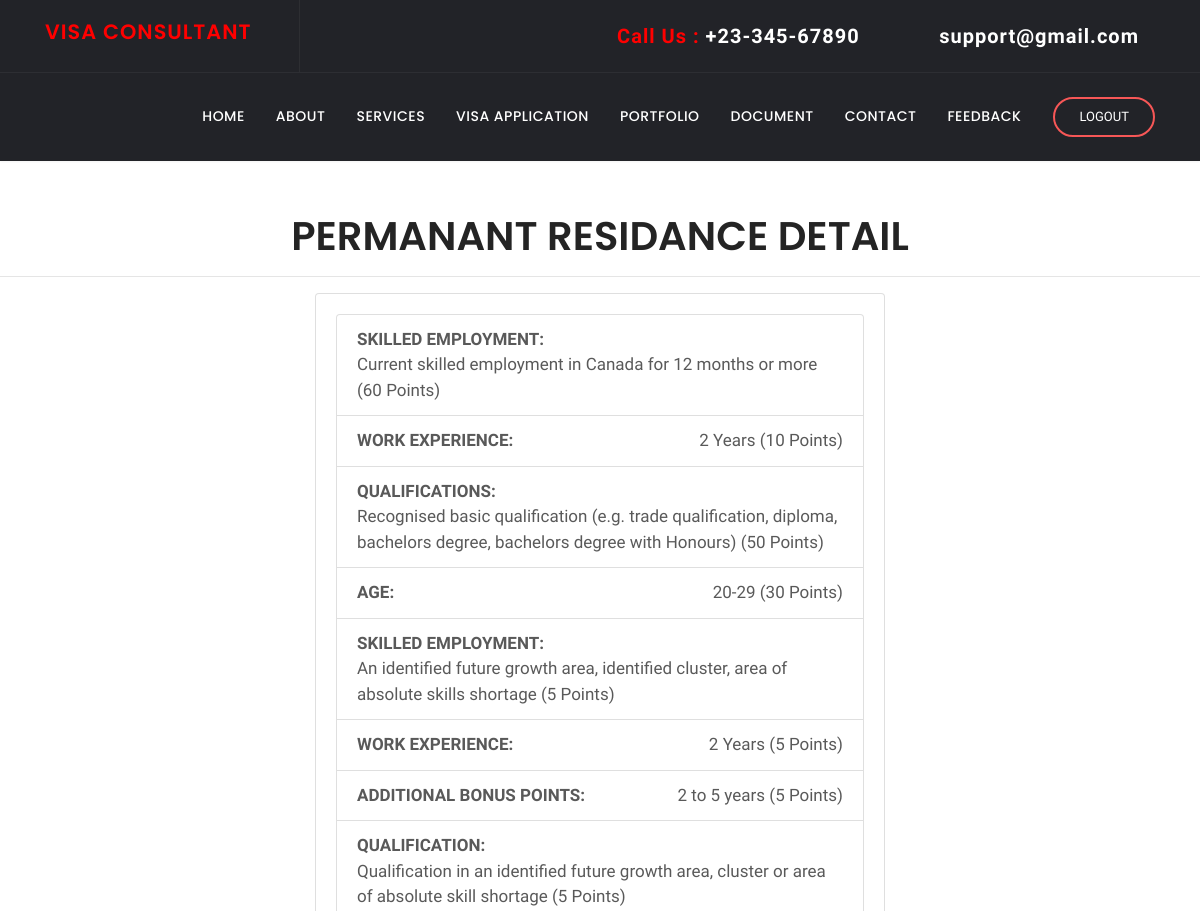
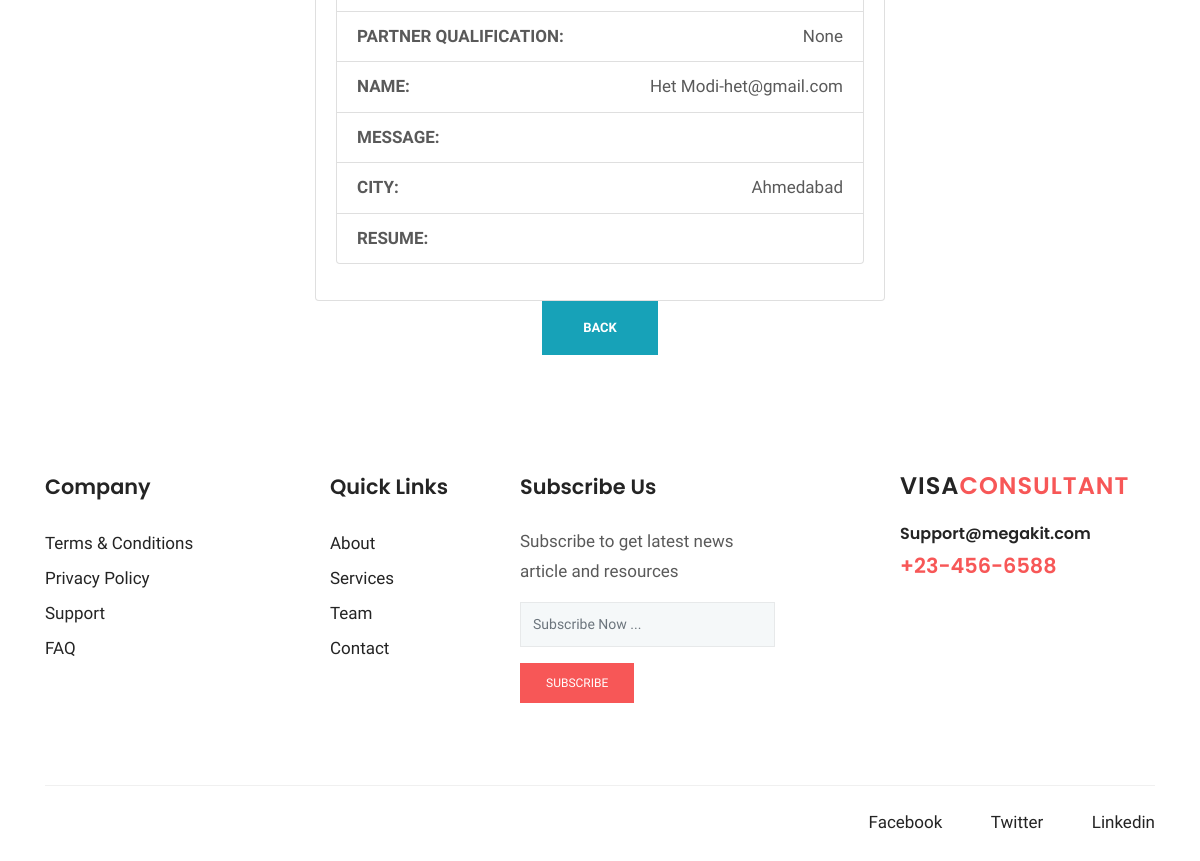
The page /permanent_residence/detail/1 on the database its author committed (2 pictures, top to bottom).
### permanent_residence/models.py (models this page shows, shortened)
class permanent_resi(models.Model):
    choice1=(
        ('Current skilled employment in Canada for 12 months or more (60 Points)','Current skilled employment in Canada for 12 months or more (60 Points)'),
        ('Offer of skilled employment in Canada or current skilled employment in Canada for less than 12 months (50 Points)', 'Offer of skilled employment in Canada or current skilled employment in Canada for less than 12 months (50 Points)')
    )
    SKILLED_EMPLOYMENT=models.CharField(max_length=200, choices=choice1, blank=True,null=True)
    choice2=(
        ('2 Years (10 Points)','2 Years (10 Points)'),
        ('4 Years (15 Points)','4 Years (15 Points)'),
        ('6 Years (20 Points)', '6 Years (20 Points)'),
        ('8 Years (25 Points)', '8 Years (25 Points)'),
        ('10 Years (30 Points)', '10 Years (30 Points)'),
    )
    WORK_EXPERIENCE=models.CharField(max_length=200, choices=choice2, blank=True,null=True)
    choice3=(
        ('Recognised basic qualification (e.g. trade qualification, diploma, bachelors degree, bachelors degree with Honours) (50 Points)','Recognised basic qualification (e.g. trade qualification, diploma, bachelors degree, bachelors degree with Honours) (50 Points)'),
        ('Recognised post-graduate qualification (Masters degree, Doctorate) (55 Points)','Recognised post-graduate qualification (Masters degree, Doctorate) (55 Points)')
    )
    QUALIFICATIONS=models.CharField(max_length=200, choices=choice3, blank=True,null=True)
    choice4=(
        ('20-29 (30 Points)','20-29 (30 Points)'),
        ('30-39 (25 Points)','30-39 (25 Points)'),
        ('40-44 (20 Points)', '40-44 (20 Points)'),
        ('45-49 (10 Points)', '45-49 (10 Points)'),
        ('50-55 (5 Points)', '50-55 (5 Points)')
    )
    AGE_20TO55_YEARS=models.CharField(max_length=200, choices=choice4, blank=True,null=True)
    choice5=(
        ('An identified future growth area, identified cluster, area of absolute skills shortage (5 Points)','An identified future growth area, identified cluster, area of absolute skills shortage (5 Points)'),
        ('Region outside Canada (10 Points)','Region outside Auckland (10 Points)'),
        ('Partner employment or offer of employment (10 Points)','Partner employment or offer of employment (10 Points)')
    )
    Skilled_employment_2=models.CharField(max_length=200,choices=choice5, blank=True,null=True)
    choice6=(
        ('2 Years (5 Points)','2 Years (5 Points)'),
        ('4 Years (10 Points)','4 Years (10 Points)'),
        ('6 Years (15 Points)','6 Years (15 Points)')
    )
    Work_experience_2=models.CharField(max_length=200,choices=choice6, blank=True,null=True)
    choice7=(
        ('2 to 5 years (5 Points)','2 to 5 years (5 Points)'),
        ('6 years or more (10 Points)','6 years or more (10 Points)')
    )
    Additional_Bonus_Points=models.CharField(max_length=200, choices=choice7, blank=True,null=True)
    choice8=(
        ('Recognised Canada qualification (and at least two years study in Canada) (10 Points)','Recognised Canada qualification (and at least two years study in Canada) (10 Points)'),
        ('Qualification in an identified future growth area, cluster or area of absolute skill shortage (5 Points)','Qualification in an identified future growth area, cluster or area of absolute skill shortage (5 Points)')
    )
    QUALIFICATIONS_2=models.CharField(max_length=200, choices=choice8, blank=True,null=True)
    choice9=(
        ('None','None'),
        ('Partner Qualifications (10 Points)','Partner Qualifications (10 Points)')
    )
    Partner_Qualifications=models.CharField(max_length=200, choices=choice9, blank=True,null=True)
    client=models.ForeignKey(user,on_delete=models.CASCADE, related_name='permanent_resi', blank=True,null=True)
    text=models.TextField(max_length=50, blank=True,null=True)
    city=models.CharField(max_length=100, blank=True,null=True)
    resume=models.FileField(default="",upload_to="profile", blank=True,null=True)

### client/models.py (models this page shows, shortened)
class user(models.Model):
    EMAIL_ID=models.CharField(max_length=25, null=True, blank=True)
    PHONE_NO=models.IntegerField(null=True, blank=True)
    PASSWORD=models.CharField(max_length=25, null=True, blank=True)
    NAME=models.CharField(max_length=25, null=True, blank=True)
    choice1=(
        ('male','male'),
        ('female','female'),
        ('other','other')
    )
    GENDER=models.CharField(max_length=25,choices=choice1, null=True, blank=True)
    ADDRESS=models.TextField(max_length=25, null=True, blank=True)
    ROLE=models.IntegerField(null=True, blank=True)
    choice2=(
        ('ACTIVE','ACTIVE'),
        ('INACTIVE','INACTIVE')
    )
    STATUS=models.CharField(max_length=25,choices=choice2, null=True, blank=True)
    def __str__(self):
        return f"{self.NAME}-{self.EMAIL_ID}"

### permanent_residence/views.py (the view)
# urls.py: path("detail/<int:pk>", DetailPermanent_resiView.as_view(), name="permanent_resi-detail")
class DetailPermanent_resiView(DetailView):
    model = permanent_resi
    fields = '__all__'
    success_url = '/permanant_residence/view'

### permanent_residence/templates/permanent_residence/permanent_resi_detail.html (shortened to what this page needs)
{% load static %}
{% block css %}
      <link rel="stylesheet" href="{% static 'plugins/bootstrap/css/bootstrap.min.css' %}">
      <link rel="stylesheet" href="{% static 'plugins/themify/css/themify-icons.css' %}">
      <link rel="stylesheet" href="{% static 'plugins/fontawesome/css/all.css' %}">
      <link rel="stylesheet" href="{% static 'plugins/magnific-popup/dist/magnific-popup.css' %}">
      <link rel="stylesheet" href="{% static 'plugins/slick-carousel/slick/slick.css' %}">
      <link rel="stylesheet" href="{% static 'plugins/slick-carousel/slick/slick-theme.css' %}">
      <link rel="stylesheet" href="{% static 'css/style.css' %}">
{% endblock %}
{% block body %}
<header class="navigation">
	<div class="header-top ">
		<div class="container">
			<div class="row justify-content-between align-items-center">
				<div class="col-lg-3 col-md-3">
					<div class="header-top-socials text-left text-lg-left text-md-left">
                        <div>
                          <a class="navbar-brand" href="{% url 'index' %}">
                            <span>
                                <h4 STYLE="color: red">VISA CONSULTANT</h4>
                            </span>
                          </a>
                        </div>
					</div>
				</div>
				<div class="col-lg-8 col-md-8 text-center text-lg-right text-md-right">
					<div class="header-top-info">
						<a href="tel:+23-345-67890" class="navbar-brand" style="color: red">Call Us : <span>+23-345-67890</span></a>
						<a href="mailto:support@gmail.com" class="navbar-brand" style="color: red"><i class="fa fa-envelope mr-2"></i><span>support@gmail.com</span></a>
					</div>
				</div>
			</div>
		</div>
	</div>
	<nav class="navbar navbar-expand-lg  py-4" id="navbar">
		<div class="container">
		  <div class="collapse navbar-collapse text-center" id="navbarsExample09">
			<ul class="navbar-nav ml-auto">
			  <li class="nav-item active">
				<a class="nav-link" href="{% url 'index' %}">Home <span class="sr-only">(current)</span></a>
			  </li>
			  <li class="nav-item dropdown">
					<a class="nav-link dropdown-toggle" href="{% url 'about' %}" id="dropdown03" data-toggle="dropdown" aria-haspopup="true" aria-expanded="false">About</a>
			  </li>
			   <li class="nav-item dropdown">
					<a class="nav-link dropdown-toggle" href="{% url 'service_form' %}" id="dropdown05" data-toggle="dropdown" aria-haspopup="true" aria-expanded="false">Services</a>
			  </li>
			   <li class="nav-item dropdown">
					<a class="nav-link dropdown-toggle" href="{% url 'visa_form' %}" id="dropdown05" data-toggle="dropdown" aria-haspopup="true" aria-expanded="false">Visa Application</a>
			  </li>
			   <li class="nav-item"><a class="nav-link" href="{% url 'project' %}">Portfolio</a></li>
			   <li class="nav-item dropdown">
					<a class="nav-link dropdown-toggle" href="{% url 'document_form' %}" id="dropdown05" data-toggle="dropdown" aria-haspopup="true" aria-expanded="false">Document</a>
			  </li>
			   <li class="nav-item"><a class="nav-link" href="{% url 'contact_form' %}">Contact</a></li>
			   <li class="nav-item"><a class="nav-link" href="{% url 'feedback_form' %}">Feedback</a></li>
			</ul>
			<form class="form-lg-inline my-2 my-md-0 ml-lg-4 text-center">
			  <a href="{% url 'logout' %}" class="btn btn-solid-border btn-round-full">Logout</a>
			</form>
		  </div>
		</div>
	</nav>
</header>
    <h1 align="center"> PERMANANT RESIDANCE DETAIL </h1>
    <hr/>
    <form method="post">
         <div align="center">
            <div class="col-md-6" align="left">
            <div class="card card-primary card-outline" class="col-md-4">
              <div class="card-body box-profile">
                <ul class="list-group list-group-unbordered mb-3" >
                    <li class="list-group-item">
                    <b> SKILLED EMPLOYMENT: </b> <a class="float-right">{{ object.SKILLED_EMPLOYMENT }}</a>
                    </li>
                     <li class="list-group-item">
                     <b> WORK EXPERIENCE: </b> <a class="float-right">{{ object.WORK_EXPERIENCE }}</a>
                     </li>
                     <li class="list-group-item">
                     <b> QUALIFICATIONS: </b> <a class="float-right">{{ object.QUALIFICATIONS }}</a>
                     </li>
                     <li class="list-group-item">
                     <b> AGE: </b> <a class="float-right">{{ object.AGE_20TO55_YEARS }}</a>
                     </li>
                     <li class="list-group-item">
                     <b> SKILLED EMPLOYMENT: </b> <a class="float-right">{{ object.Skilled_employment_2 }}</a>
                     </li>
                     <li class="list-group-item">
                     <b> WORK EXPERIENCE: </b> <a class="float-right">{{ object.Work_experience_2 }}</a>
                     </li>
                     <li class="list-group-item">
                     <b> ADDITIONAL BONUS POINTS: </b> <a class="float-right">{{ object.Additional_Bonus_Points }}</a>
                     </li>
                     <li class="list-group-item">
                     <b> QUALIFICATION: </b> <a class="float-right">{{ object.QUALIFICATIONS_2 }}</a>
                     </li>
                     <li class="list-group-item">
                     <b> PARTNER QUALIFICATION: </b> <a class="float-right">{{ object.Partner_Qualifications }}</a>
                     </li>
                     <li class="list-group-item">
                     <b> NAME: </b> <a class="float-right">{{ object.client }}</a>
                     </li>
                     <li class="list-group-item">
                     <b> MESSAGE: </b> <a class="float-right">{{ object.text }}</a>
                     </li>
                     <li class="list-group-item">
                     <b> CITY: </b> <a class="float-right">{{ object.city }}</a>
                     </li>
                     <li class="list-group-item">
                     <b> RESUME: </b> <a class="float-right">{{ object.resume }}</a>
                     </li>
                </ul>
              </div>
            </div>
    </div>
             <div align="center">
                 <a href="{% url 'permanent_resi-view' %}" class="btn btn-info"><b>Back</b></a>
            </div>
    </div>
    </form>
<footer class="footer section">
	<div class="container">
		<div class="row">
			<div class="col-lg-3 col-md-6 col-sm-6">
				<div class="widget">
					<h4 class="text-capitalize mb-4">Company</h4>
					<ul class="list-unstyled footer-menu lh-35">
						<li><a href="#">Terms & Conditions</a></li>
						<li><a href="#">Privacy Policy</a></li>
						<li><a href="#">Support</a></li>
						<li><a href="#">FAQ</a></li>
					</ul>
				</div>
			</div>
			<div class="col-lg-2 col-md-6 col-sm-6">
				<div class="widget">
					<h4 class="text-capitalize mb-4">Quick Links</h4>
					<ul class="list-unstyled footer-menu lh-35">
						<li><a href="{% url 'about' %}">About</a></li>
						<li><a href="{% url 'service_form' %}">Services</a></li>
						<li><a href="{% url 'about' %}">Team</a></li>
						<li><a href="{% url 'contact_form' %}">Contact</a></li>
					</ul>
				</div>
			</div>
			<div class="col-lg-3 col-md-6 col-sm-6">
				<div class="widget">
					<h4 class="text-capitalize mb-4">Subscribe Us</h4>
					<p>Subscribe to get latest news article and resources  </p>
					<form action="#" class="sub-form">
						<input type="text" class="form-control mb-3" placeholder="Subscribe Now ...">
						<a href="#" class="btn btn-main btn-small">subscribe</a>
					</form>
				</div>
			</div>
			<div class="col-lg-3 ml-auto col-sm-6">
				<div class="widget">
					<div class="logo mb-4">
						<h3>VISA<span>CONSULTANT</span></h3>
					</div>
					<h6><a href="tel:+23-345-67890" >Support@megakit.com</a></h6>
					<a href="mailto:support@gmail.com"><span class="text-color h4">+23-456-6588</span></a>
				</div>
			</div>
		</div>
		<div class="footer-btm pt-4">
			<div class="row">
				<div class="col-lg-6">
				</div>
				<div class="col-lg-6 text-left text-lg-right">
					<ul class="list-inline footer-socials">
						<li class="list-inline-item"><a href="https://www.facebook.com/saleducationsal/"><i class="ti-facebook mr-2"></i>Facebook</a></li>
						<li class="list-inline-item"><a href="https://mobile.twitter.com/salcampus"><i class="ti-twitter mr-2"></i>Twitter</a></li>
						<li class="list-inline-item"><a href="https://www.linkedin.com/school/sal-college-of-engineering-113-/"><i class="ti-linkedin mr-2 "></i>Linkedin</a></li>
					</ul>
				</div>
			</div>
		</div>
	</div>
</footer>
{% endblock %}

### client/static/css/style.css (style rules this page uses)
h1, .h1, h2, .h2, h3, .h3, h4, .h4, h5, .h5, h6, .h6 { font-family: "Poppins", sans-serif; font-weight: 600; color: #242424; }
h1, .h1 { font-size: 2.5rem; }
h3, .h3 { font-size: 1.5rem; }
h4, .h4 { font-size: 1.3rem; line-height: 30px; }
h6, .h6 { font-size: 1rem; }
p { line-height: 30px; }
input[type="email"], input[type="password"], input[type="text"], input[type="tel"] { box-shadow: none; height: 45px; outline: none; font-size: 14px; }
.form-control { box-shadow: none; border-radius: 0; }
.btn { display: inline-block; font-size: 14px; font-size: 0.8125rem; font-weight: 400; padding: 1rem 2.5rem; text-transform: uppercase; border-radius: 0; transition: all 0.2s ease; }
.btn-main, .btn-transparent, .btn-small { background: #f75757; color: #fff; transition: all 0.2s ease; }
.btn-solid-border { border: 2px solid #f75757; background: transparent; color: #242424; }
.btn-small { padding: 10px 25px; font-size: 12px; }
.btn-round-full { border-radius: 50px; }
.section { padding: 100px 0; }
.text-color { color: #f75757; }
a { color: #242424; text-decoration: none; }
#navbar { background: #222328; box-shadow: 0 1px 2px rgba(0, 0, 0, 0.05); }
#navbar li { padding-left: 15px; }
#navbar .nav-link { font-family: "Poppins", sans-serif; font-weight: 500; color: #fff; text-transform: uppercase; font-size: 14px; letter-spacing: .5px; transition: all .25s ease; }
#navbar .btn { padding: .5rem 1.5rem; color: #fff; }
.header-top { background: #222328; color: #919194; border-bottom: 1px solid rgba(255, 255, 255, 0.05); }
.header-top .header-top-socials { border-right: 1px solid rgba(255, 255, 255, 0.05); padding: 12px 0px; }
.header-top .header-top-socials a { color: #919194; margin-right: 15px; font-size: 16px; }
.header-top .header-top-info { color: #919194; font-size: 16px; }
.header-top .header-top-info a span { color: #fff; }
.header-top .header-top-info a { margin-left: 35px; color: #919194; }
.navbar-brand { color: #fff; font-weight: 600; letter-spacing: 1px; }
.navbar-brand span { color: #f75757; }
.dropdown-toggle::after { display: none; }
.widget { margin-bottom: 30px; padding-bottom: 35px; }
.footer { padding-bottom: 10px; }
.lh-35 { line-height: 35px; }
.logo { color: #242424; font-weight: 600; letter-spacing: 1px; }
.logo span { color: #f75757; }
.sub-form { position: relative; }
.sub-form .form-control { border: 1px solid rgba(0, 0, 0, 0.06); background: #f5f8f9; }
.footer-btm { border-top: 1px solid rgba(0, 0, 0, 0.06); }
.footer-socials li a { margin-left: 15px; }

### rows shown on the page
permanent_resi: SKILLED_EMPLOYMENT "Current skilled employment in Canada for 12 months or more (60 Points)", WORK_EXPERIENCE "2 Years (10 Points)", QUALIFICATIONS "Recognised basic qualification (e.g. trade qualification, diploma, bachelors degree, bachelors degree with Honours) (50 Points)", AGE_20TO55_YEARS "20-29 (30 Points)", Skilled_employment_2 "An identified future growth area, identified cluster, area of absolute skills shortage (5 Points)", Work_experience_2 "2 Years (5 Points)", Additional_Bonus_Points "2 to 5 years (5 Points)", QUALIFICATIONS_2 "Qualification in an identified future growth area, cluster or area of absolute skill shortage (5 Points)", Partner_Qualifications "None", client "Het Modi-het@gmail.com", city "Ahmedabad"
